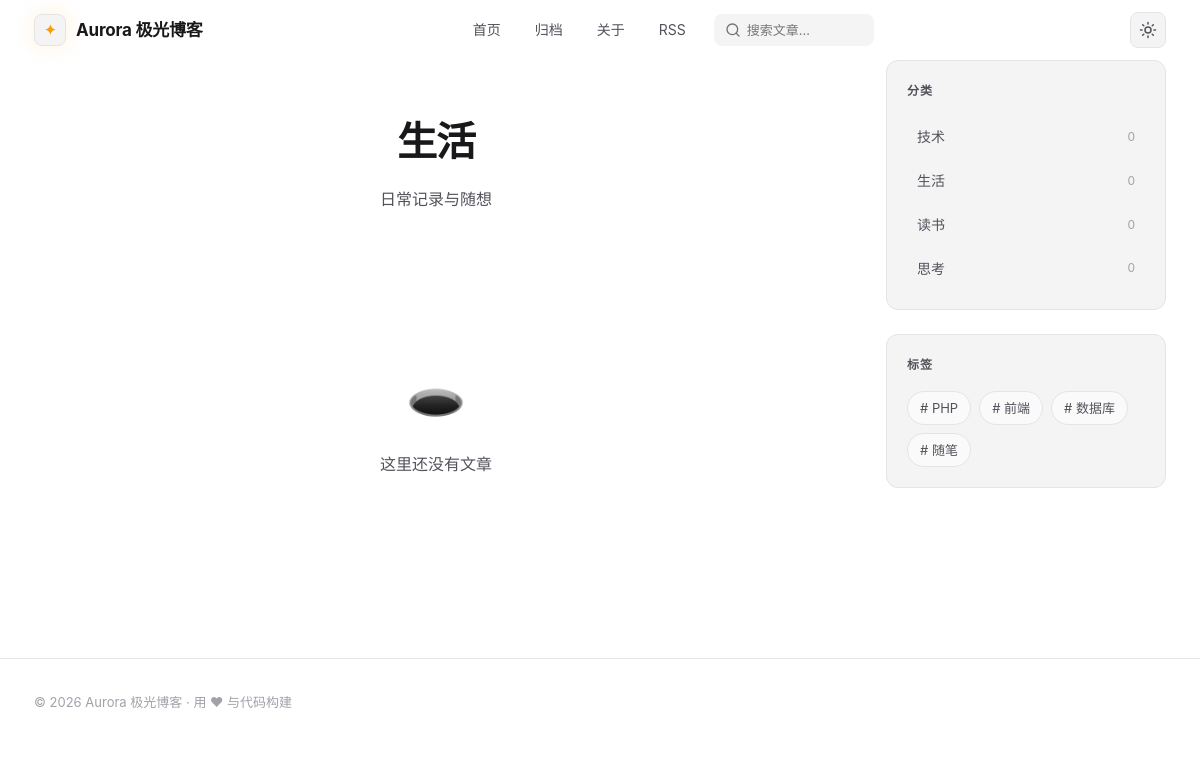
Screenshot of /category/life with the database file from the repository.
### tables this page shows
CREATE TABLE IF NOT EXISTS `categories` (
  `id` INT UNSIGNED NOT NULL AUTO_INCREMENT,
  `name` VARCHAR(50) NOT NULL,
  `slug` VARCHAR(80) NOT NULL,
  `description` VARCHAR(255) NOT NULL DEFAULT '',
  `sort` INT NOT NULL DEFAULT 0,
  `post_count` INT UNSIGNED NOT NULL DEFAULT 0,
  PRIMARY KEY (`id`),
  UNIQUE KEY `uk_slug` (`slug`)
);

CREATE TABLE IF NOT EXISTS `tags` (
  `id` INT UNSIGNED NOT NULL AUTO_INCREMENT,
  `name` VARCHAR(50) NOT NULL,
  `slug` VARCHAR(80) NOT NULL,
  `post_count` INT UNSIGNED NOT NULL DEFAULT 0,
  PRIMARY KEY (`id`),
  UNIQUE KEY `uk_name` (`name`),
  UNIQUE KEY `uk_slug` (`slug`)
);

### app/controllers/FrontController.php (called while the page is built, shortened)
<?php
class FrontController
{
    public function category(string $slug, int $page = 1): void
    {
        $cat = DB::fetch('SELECT * FROM categories WHERE slug = ?', [$slug]);
        $this->listPage(
            "p.category_id = ? AND p.status='published'",
            [$cat['id']],
            "SELECT p.*, c.name AS cat_name, c.slug AS cat_slug,
                (SELECT GROUP_CONCAT(t.name ORDER BY t.id) FROM post_tags pt2 JOIN tags t ON t.id=pt2.tag_id WHERE pt2.post_id=p.id) AS tags
             FROM posts p LEFT JOIN categories c ON c.id=p.category_id WHERE %s ORDER BY p.published_at DESC",
            $page,
            'category',
            ['title' => $cat['name'], 'desc' => $cat['description'], 'slug' => $cat['slug']]
        );
    }
    private function listPage(string $where, array $params, string $sqlTpl, int $page, string $type, array $meta): void
    {
        $size = (int) (Helper::setting('page_size', '10') ?: 10);
        $this->side();
        View::render('list', compact('posts', 'pg', 'type', 'meta', 'base'), 'layout');
    }
    private function side(): void
    {
        $GLOBALS['side'] = [
            'categories' => DB::all('SELECT *, MAX(id) AS id FROM categories GROUP BY slug ORDER BY sort ASC, id ASC'),
            'tags' => DB::all('SELECT * FROM tags ORDER BY post_count DESC, id ASC LIMIT 20'),
            'hot' => DB::all("SELECT id, title, slug, views FROM posts WHERE status='published' ORDER BY views DESC, published_at DESC LIMIT 6"),
            'recent' => DB::all("SELECT id, title, slug, published_at FROM posts WHERE status='published' ORDER BY published_at DESC LIMIT 6"),
            'links' => DB::all('SELECT * FROM links WHERE status=1 ORDER BY sort ASC LIMIT 12'),
            'archive' => DB::all("SELECT DATE_FORMAT(published_at,'%Y年%m月') AS ym, COUNT(*) AS cnt FROM posts WHERE status='published' GROUP BY ym ORDER BY ym DESC LIMIT 12"),
        ];
    }
}

### public/index.php (called while the page is built, shortened)
<?php
require dirname(__DIR__) . '/app/core/Core.php';
try {
    App::run();
} catch (Throwable $e) {
    $debug = $GLOBALS['__config']['app']['debug'] ?? false;
    if ($debug) {
        Helper::abort(500, $e->getMessage() . ' @ ' . $e->getFile() . ':' . $e->getLine());
    }
    Helper::abort(500, '服务器开小差了，请稍后再试');
}

### app/views/layout.php (the view, shortened to what this page needs)
<?php
$siteName = Helper::setting('site_name', 'Aurora Blog');
$theme = Helper::setting('theme_mode', 'dark');
$isHome = ($GLOBALS['__nav'] ?? '') === 'home';
?>
<!DOCTYPE html>
<html lang="zh-CN" data-theme="<?= Helper::e($theme) ?>">
<head><meta charset="UTF-8">
<link rel="stylesheet" href="<?= Helper::asset('/assets/css/main.css') ?>">
</head>
<body class="<?= $isHome ? 'is-home' : '' ?>">
<header class="site-header" id="siteHeader">
    <div class="container header-inner">
        <a href="/" class="logo">
            <span class="logo-mark">✦</span>
            <span class="logo-text"><?= Helper::e($siteName) ?></span>
        </a>
        <nav class="site-nav" id="siteNav">
            <a href="/" class="nav-link <?= ($GLOBALS['__nav'] ?? '') === 'home' ? 'active' : '' ?>">首页</a>
            <a href="/archive" class="nav-link <?= ($GLOBALS['__nav'] ?? '') === 'archive' ? 'active' : '' ?>">归档</a>
            <a href="/about" class="nav-link <?= ($GLOBALS['__nav'] ?? '') === 'about' ? 'active' : '' ?>">关于</a>
            <a href="/rss.xml" class="nav-link">RSS</a>
            <form class="nav-search" action="/search" method="get" role="search">
                <input type="search" name="q" placeholder="搜索文章…" value="<?= Helper::e(Helper::get('q')) ?>" aria-label="搜索">
            </form>
        </nav>
        <div class="header-actions">
            <button class="icon-btn" id="themeToggle" title="切换主题" aria-label="切换主题">
                <svg class="icon icon-sun" aria-hidden="true"><use href="/assets/img/icons.svg#i-sun"></use></svg>
            </button>
        </div>
    </div>
</header>
<main class="container main-grid">
    <div class="content-area"><?php View::content(); ?></div>
    <?php $side = $GLOBALS['side'] ?? []; if (!$isHome && !empty($side)): ?>
    <aside class="sidebar">
        <?php if (!empty($side['categories'])): ?>
        <section class="widget reveal">
            <h3 class="widget-title">分类</h3>
            <div class="cat-list">
                <?php foreach ($side['categories'] as $c): ?>
                <a class="cat-item" href="/category/<?= Helper::e($c['slug']) ?>">
                    <span><?= Helper::e($c['name']) ?></span><em><?= (int) $c['post_count'] ?></em>
                </a>
                <?php endforeach; ?>
            </div>
        </section>
        <?php endif; ?>
        <?php if (!empty($side['tags'])): ?>
        <section class="widget reveal">
            <h3 class="widget-title">标签</h3>
            <div class="tag-cloud">
                <?php foreach ($side['tags'] as $t): ?>
                <a class="tag-chip" href="/tag/<?= Helper::e($t['slug']) ?>"># <?= Helper::e($t['name']) ?></a>
                <?php endforeach; ?>
            </div>
        </section>
        <?php endif; ?>
    </aside>
    <?php endif; ?>
</main>
<footer class="site-footer">
    <div class="container footer-inner">
        <p>© <?= date('Y') ?> <?= Helper::e($siteName) ?> · <?= Helper::e(Helper::setting('footer_text', '用 ❤ 与代码构建')) ?></p>
    </div>
</footer>
</body>
</html>

### rows the page displays
categories: name "技术", post_count "0"
categories: name "生活", post_count "0"
categories: name "读书", post_count "0"
categories: name "思考", post_count "0"
tags: name "PHP"
tags: name "前端"
tags: name "数据库"
tags: name "随笔"

### other values shown
Helper::e($siteName) "Aurora 极光博客"
Helper::e($meta['title'] ?? '') "生活"
Helper::e($meta['desc']) "日常记录与随想"
Helper::e(Helper::setting('footer_text', '用 ❤ 与代码构建')) "用 ❤ 与代码构建"
